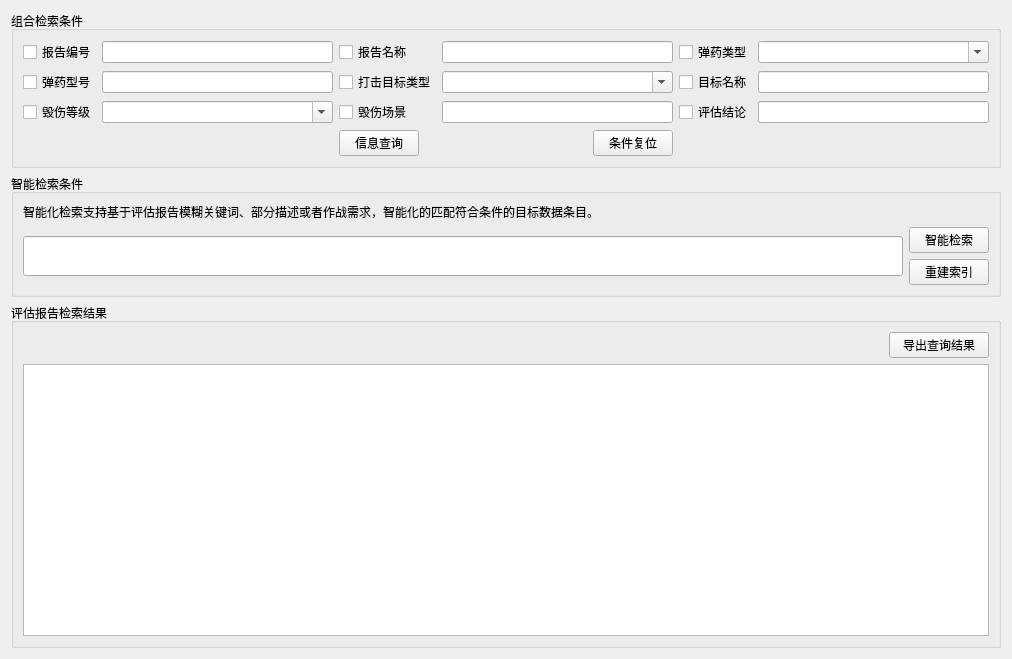
<?xml version="1.0" encoding="UTF-8"?>
<ui version="4.0">
 <class>Frm_Search_Report</class>
 <widget class="QWidget" name="Frm_Search_Report">
  <property name="geometry">
   <rect>
    <x>0</x>
    <y>0</y>
    <width>995</width>
    <height>659</height>
   </rect>
  </property>
  <property name="windowTitle">
   <string>评估报告智能检索</string>
  </property>
  <layout class="QGridLayout" name="gridLayout_4">
   <item row="0" column="0">
    <widget class="QGroupBox" name="groupBox">
     <property name="title">
      <string>组合检索条件</string>
     </property>
     <layout class="QGridLayout" name="gridLayout_3">
      <item row="1" column="1" colspan="2">
       <widget class="QLineEdit" name="AMModel_2">
        <property name="text">
         <string/>
        </property>
       </widget>
      </item>
      <item row="1" column="0">
       <widget class="QCheckBox" name="AMModel">
        <property name="text">
         <string>弹药型号</string>
        </property>
       </widget>
      </item>
      <item row="0" column="5" colspan="2">
       <widget class="QLineEdit" name="ReportName_2">
        <property name="text">
         <string/>
        </property>
       </widget>
      </item>
      <item row="2" column="9">
       <widget class="QLineEdit" name="Comment_2">
        <property name="text">
         <string/>
        </property>
       </widget>
      </item>
      <item row="3" column="4">
       <widget class="QPushButton" name="btn_combination">
        <property name="sizePolicy">
         <sizepolicy hsizetype="Fixed" vsizetype="Fixed">
          <horstretch>0</horstretch>
          <verstretch>0</verstretch>
         </sizepolicy>
        </property>
        <property name="text">
         <string>信息查询</string>
        </property>
       </widget>
      </item>
      <item row="0" column="9">
       <widget class="QFontComboBox" name="AMType_2">
        <property name="currentText">
         <string> </string>
        </property>
       </widget>
      </item>
      <item row="1" column="8">
       <widget class="QCheckBox" name="TargetName">
        <property name="text">
         <string>目标名称</string>
        </property>
       </widget>
      </item>
      <item row="2" column="8">
       <widget class="QCheckBox" name="Comment">
        <property name="text">
         <string>评估结论</string>
        </property>
       </widget>
      </item>
      <item row="3" column="6">
       <widget class="QPushButton" name="btn_condition_reset">
        <property name="sizePolicy">
         <sizepolicy hsizetype="Fixed" vsizetype="Fixed">
          <horstretch>0</horstretch>
          <verstretch>0</verstretch>
         </sizepolicy>
        </property>
        <property name="text">
         <string>条件复位</string>
        </property>
       </widget>
      </item>
      <item row="1" column="7">
       <spacer name="horizontalSpacer">
        <property name="orientation">
         <enum>Qt::Horizontal</enum>
        </property>
        <property name="sizeHint" stdset="0">
         <size>
          <width>40</width>
          <height>20</height>
         </size>
        </property>
       </spacer>
      </item>
      <item row="2" column="5" colspan="2">
       <widget class="QLineEdit" name="DamageScene_2">
        <property name="text">
         <string/>
        </property>
       </widget>
      </item>
      <item row="0" column="1" colspan="2">
       <widget class="QLineEdit" name="ReportNumber_2">
        <property name="text">
         <string/>
        </property>
       </widget>
      </item>
      <item row="2" column="0">
       <widget class="QCheckBox" name="DamageDegree">
        <property name="text">
         <string>毁伤等级</string>
        </property>
       </widget>
      </item>
      <item row="2" column="4">
       <widget class="QCheckBox" name="DamageScene">
        <property name="text">
         <string>毁伤场景</string>
        </property>
       </widget>
      </item>
      <item row="2" column="1" colspan="2">
       <widget class="QFontComboBox" name="DamageDegree_2">
        <property name="currentText">
         <string/>
        </property>
       </widget>
      </item>
      <item row="1" column="9">
       <widget class="QLineEdit" name="TargetName_2">
        <property name="text">
         <string/>
        </property>
       </widget>
      </item>
      <item row="1" column="4">
       <widget class="QCheckBox" name="Targets">
        <property name="text">
         <string>打击目标类型</string>
        </property>
       </widget>
      </item>
      <item row="0" column="0">
       <widget class="QCheckBox" name="ReportCode">
        <property name="text">
         <string>报告编号</string>
        </property>
       </widget>
      </item>
      <item row="0" column="8">
       <widget class="QCheckBox" name="AMType">
        <property name="text">
         <string>弹药类型</string>
        </property>
       </widget>
      </item>
      <item row="0" column="4">
       <widget class="QCheckBox" name="ReportName">
        <property name="text">
         <string>报告名称</string>
        </property>
       </widget>
      </item>
      <item row="1" column="5" colspan="2">
       <widget class="QFontComboBox" name="Targets_2">
        <property name="currentText">
         <string/>
        </property>
       </widget>
      </item>
      <item row="1" column="3">
       <spacer name="horizontalSpacer_2">
        <property name="orientation">
         <enum>Qt::Horizontal</enum>
        </property>
        <property name="sizeHint" stdset="0">
         <size>
          <width>40</width>
          <height>20</height>
         </size>
        </property>
       </spacer>
      </item>
     </layout>
    </widget>
   </item>
   <item row="1" column="0">
    <widget class="QGroupBox" name="groupBox_2">
     <property name="title">
      <string>智能检索条件</string>
     </property>
     <layout class="QGridLayout" name="gridLayout_2">
      <item row="0" column="0">
       <widget class="QLabel" name="label_7">
        <property name="text">
         <string>智能化检索支持基于评估报告模糊关键词、部分描述或者作战需求，智能化的匹配符合条件的目标数据条目。</string>
        </property>
       </widget>
      </item>
      <item row="2" column="1">
       <widget class="QPushButton" name="btn_nlp_rebuild">
        <property name="statusTip">
         <string/>
        </property>
        <property name="text">
         <string>重建索引</string>
        </property>
       </widget>
      </item>
      <item row="1" column="1">
       <widget class="QPushButton" name="btn_nlp_search">
        <property name="text">
         <string>智能检索</string>
        </property>
       </widget>
      </item>
      <item row="1" column="0" rowspan="2">
       <widget class="QLineEdit" name="txt_nlp">
        <property name="minimumSize">
         <size>
          <width>0</width>
          <height>40</height>
         </size>
        </property>
        <property name="text">
         <string/>
        </property>
       </widget>
      </item>
     </layout>
    </widget>
   </item>
   <item row="2" column="0">
    <widget class="QGroupBox" name="groupBox_3">
     <property name="title">
      <string>评估报告检索结果</string>
     </property>
     <layout class="QGridLayout" name="gridLayout">
      <item row="0" column="0">
       <widget class="QLabel" name="lb_noti">
        <property name="text">
         <string/>
        </property>
        <property name="alignment">
         <set>Qt::AlignCenter</set>
        </property>
       </widget>
      </item>
      <item row="0" column="1">
       <widget class="QPushButton" name="btn_export">
        <property name="maximumSize">
         <size>
          <width>100</width>
          <height>16777215</height>
         </size>
        </property>
        <property name="text">
         <string>导出查询结果</string>
        </property>
       </widget>
      </item>
      <item row="1" column="0" colspan="2">
       <widget class="QTableView" name="tv_result">
        <property name="minimumSize">
         <size>
          <width>0</width>
          <height>240</height>
         </size>
        </property>
       </widget>
      </item>
     </layout>
    </widget>
   </item>
  </layout>
 </widget>
 <resources/>
 <connections/>
</ui>
